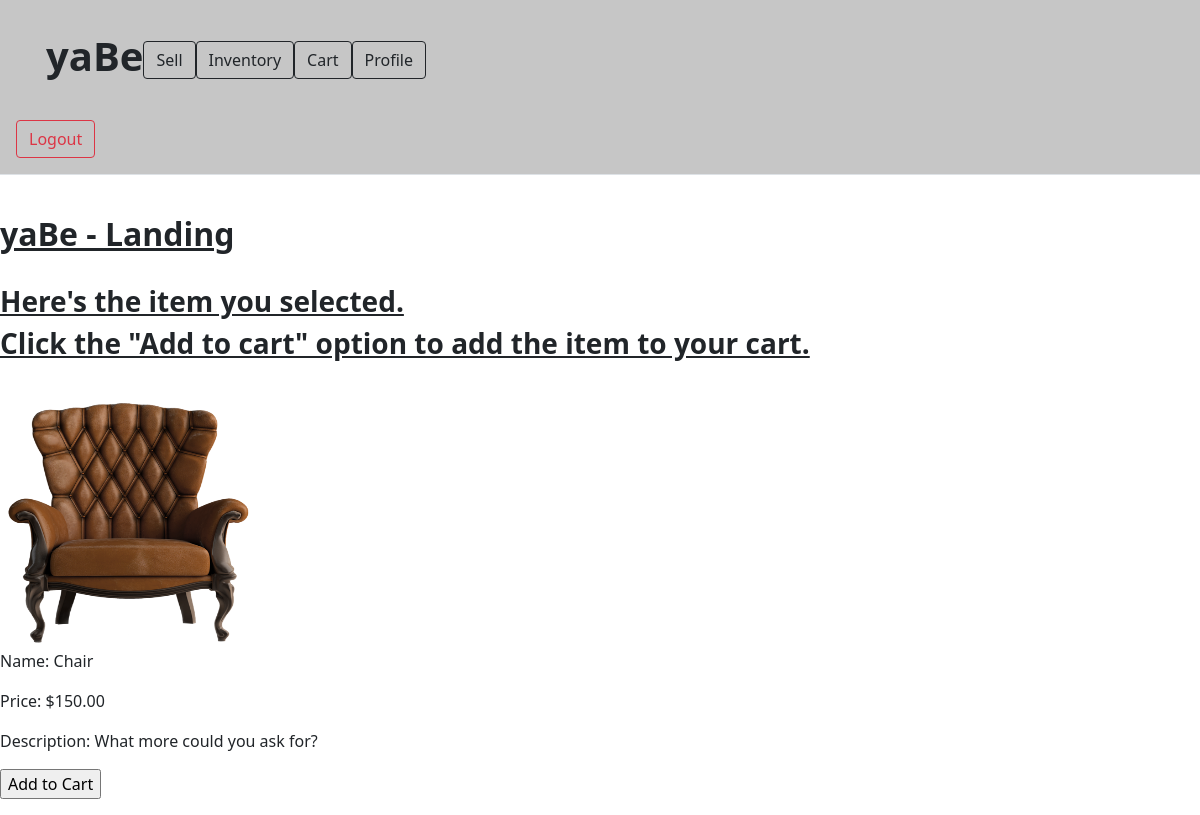
/2, run on the app's committed database.
### app/models.py (models this page shows)
class Item(db.Model):
 id = db.Column(db.Integer, primary_key = True)
 name = db.Column(db.String(128))
 price = db.Column(db.Float)
 image = db.Column(db.String(256)) #changed from LargeBinary to String--this will be the name of the image
 description = db.Column(db.String(256))
 user_seller_name = db.Column(db.String, db.ForeignKey('user.username'))

### app/routes.py (the view, shortened to what this page needs)
@appObj.route('/<itemID>', methods = ['GET', 'POST'])
def landingPage(itemID):
  selectedItem = Item.query.filter_by(id = itemID).first()
  user = current_user
  image_rel_path = '../static/files/' + selectedItem.image #concatenate for relative path
  print(image_rel_path) #DEBUGGING
  cartOption = addToCart()
  return render_template("landing.html", itemID = itemID, selectedItem = selectedItem, cartForm = cartOption, image_rel_path = image_rel_path)

### app/addToCart.py
class addToCart(FlaskForm):
    submit = SubmitField('Add to Cart')

### app/templates/landing.html (shortened to what this page needs)
<!doctype html>
<html lang="en">
  <head>
     <link href="https://cdn.jsdelivr.net/npm/bootstrap@5.0.2/dist/css/bootstrap.min.css" rel="stylesheet">
    <body>
    <body>
<main>
   <header class="p-3 mb-3 border-bottom" style= "background: #c6c6c6">
    <div class="container p-3 mb-3" style="background: #c6c6c6"">
     <div class="d-flex flex-wrap align-items-center justify-content-center justify-content-lg-start"</div>
        <a href="/home" class="d-flex align-items-center mb-2 mb-lg-0 text-dark text-decoration-none">
         <h1> <b> yaBe </b> </h1>
        </a>
        <ul class="nav col-12 col-lg-auto me-lg-auto mb-2 justify-content-center mb-md-0">
         <li> <a class="btn btn-outline-dark mr-2" href="sell_item" role="button">Sell</a> </li>
         <li> <a class="btn btn-outline-dark mr-2" href="see_all_items" role="button">Inventory</a> </li>
         <li> <a class="btn btn-outline-dark mr-2" href="cart" role="button">Cart</a></li>
         <li> <a class="btn btn-outline-dark" href="view_profile" role="button"> Profile </a></li>
        </ul>
        <br>
       </div>
     </div>
  <div class="d-flex flex-wrap align-items-center justify-content-center justify-content-lg-start" </div>
   <a class="btn btn-outline-danger mr-2" href="{{url_for('logout')}}" role="button"> Logout </a>
  </header>
  <br>
  <h2><b><u> yaBe - Landing </b></u></h2>
   <br>
   <h3> <b> <u> Here's the item you selected. </b> </u> </h3>
   <h3> <b> <u> Click the "Add to cart" option to add the item to your cart. </b> </u> </h3>
   <br>
   <img src= {{image_rel_path}} style="width:256px; height:256px;">
   <p> Name: {{selectedItem.name}}</p>
   <p> Price: {{"$%.2f"|format(selectedItem.price)}}</p>
   <p> Description: {{selectedItem.description}} </p>
   <form action="" method="post" nonvalidate>
    <p>
    {{cartForm.submit()}}
    </p>
  </body>
  </body>
</html>

### data on the page
Item: name "Chair", price "$150.00", description "What more could you ask for?"
